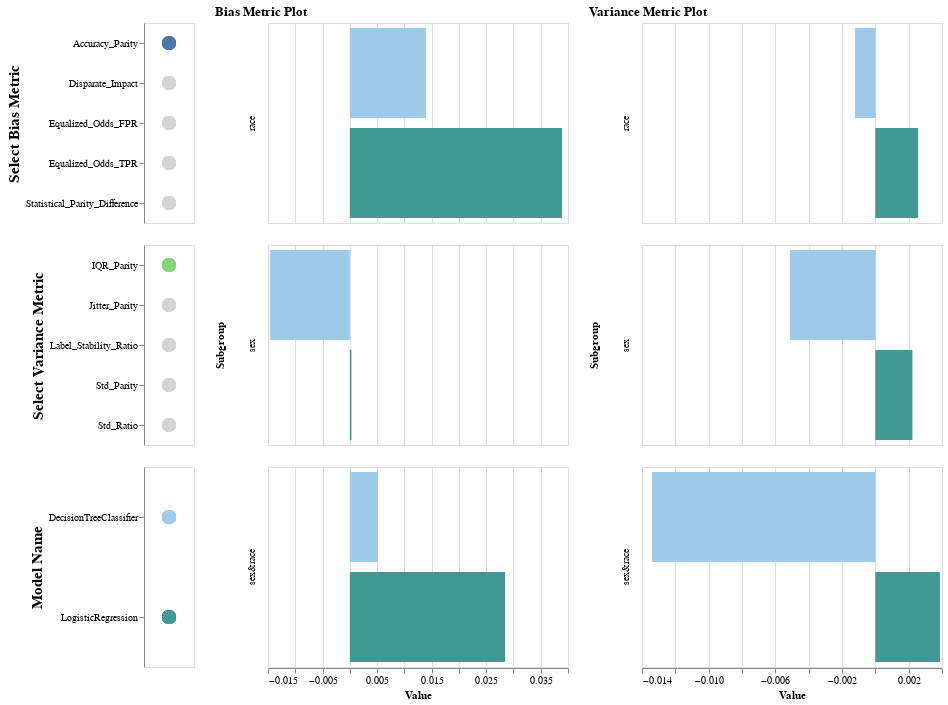

Source (notebook cell):
### Code cell
(
    alt.hconcat(
        alt.vconcat(
            select_bias_metric_legend.properties(height=200, width=50),
            select_variance_metric_legend.properties(height=200, width=50),
            bias_color_legend.properties(height=200, width=50),
        ),
        models_bias_metrics_chart.properties(height=200, width=300, title="Bias Metric Plot"),
        models_variance_metrics_chart.properties(height=200, width=300, title="Variance Metric Plot"),
    )
)

### Figure 1 — Vega-Lite specification as saved in the notebook (floating-point values rounded to 4 significant figures)
{"config": {"view": {"continuousWidth": 400, "continuousHeight": 300}}, "hconcat": [{"vconcat": [{"data": {"name": "data-c7b85610d21c28ea9e9f6fa082c2c51f"}, "mark": {"type": "circle", "size": 200}, "encoding": {"color": {"condition": {"field": "Metric", "legend": null, "scale": {"scheme": "tableau20"}, "type": "nominal", "selection": "selector001"}, "value": "lightgray"}, "y": {"axis": {"title": "Select Bias Metric", "titleFontSize": 15}, "field": "Metric", "type": "nominal"}}, "height": 200, "selection": {"selector001": {"type": "single", "fields": ["Metric"], "init": {"Metric": "Accuracy_Parity"}, "empty": "none"}}, "width": 50}, {"data": {"name": "data-6c6173dff16f59b80527d43cfb42561e"}, "mark": {"type": "circle", "size": 200}, "encoding": {"color": {"condition": {"field": "Metric", "legend": null, "scale": {"scheme": "tableau20"}, "type": "nominal", "selection": "selector002"}, "value": "lightgray"}, "y": {"axis": {"title": "Select Variance Metric", "titleFontSize": 15}, "field": "Metric", "type": "nominal"}}, "height": 200, "selection": {"selector002": {"type": "single", "fields": ["Metric"], "init": {"Metric": "IQR_Parity"}, "empty": "none"}}, "width": 50}, {"data": {"name": "data-c7b85610d21c28ea9e9f6fa082c2c51f"}, "mark": {"type": "circle", "size": 200}, "encoding": {"color": {"field": "Model_Name", "scale": {"scheme": "tableau20"}, "type": "nominal"}, "y": {"axis": {"title": "Model Name", "titleFontSize": 15}, "field": "Model_Name", "type": "nominal"}}, "height": 200, "width": 50}]}, {"data": {"name": "data-c7b85610d21c28ea9e9f6fa082c2c51f"}, "mark": "bar", "encoding": {"color": {"field": "Model_Name", "scale": {"scheme": "tableau20"}, "type": "nominal"}, "row": {"field": "Subgroup", "type": "nominal"}, "x": {"field": "Value", "type": "quantitative"}, "y": {"axis": null, "field": "Model_Name", "type": "nominal"}}, "height": 200, "title": "Bias Metric Plot", "transform": [{"filter": {"selection": "selector001"}}], "width": 300}, {"data": {"name": "data-6c6173dff16f59b80527d43cfb42561e"}, "mark": "bar", "encoding": {"color": {"field": "Model_Name", "scale": {"scheme": "tableau20"}, "type": "nominal"}, "row": {"field": "Subgroup", "type": "nominal"}, "x": {"field": "Value", "type": "quantitative"}, "y": {"axis": null, "field": "Model_Name", "type": "nominal"}}, "height": 200, "title": "Variance Metric Plot", "transform": [{"filter": {"selection": "selector002"}}], "width": 300}], "$schema": "https://vega.github.io/schema/vega-lite/v4.17.0.json", "datasets": {"data-c7b85610d21c28ea9e9f6fa082c2c51f": [{"Metric": "Equalized_Odds_TPR", "Model_Name": "DecisionTreeClassifier", "Subgroup": "sex", "Value": 0.0623}, {"Metric": "Equalized_Odds_FPR", "Model_Name": "DecisionTreeClassifier", "Subgroup": "sex", "Value": 0.04432}, {"Metric": "Disparate_Impact", "Model_Name": "DecisionTreeClassifier", "Subgroup": "sex", "Value": 0.9596}, {"Metric": "Statistical_Parity_Difference", "Model_Name": "DecisionTreeClassifier", "Subgroup": "sex", "Value": -0.04034}, {"Metric": "Accuracy_Parity", "Model_Name": "DecisionTreeClassifier", "Subgroup": "sex", "Value": -0.01461}, {"Metric": "Equalized_Odds_TPR", "Model_Name": "LogisticRegression", "Subgroup": "sex", "Value": 0.1432}, {"Metric": "Equalized_Odds_FPR", "Model_Name": "LogisticRegression", "Subgroup": "sex", "Value": 0.07345}, {"Metric": "Disparate_Impact", "Model_Name": "LogisticRegression", "Subgroup": "sex", "Value": 1.104}, {"Metric": "Statistical_Parity_Difference", "Model_Name": "LogisticRegression", "Subgroup": "sex", "Value": 0.08485}, {"Metric": "Accuracy_Parity", "Model_Name": "LogisticRegression", "Subgroup": "sex", "Value": 0.0002995}, {"Metric": "Equalized_Odds_TPR", "Model_Name": "DecisionTreeClassifier", "Subgroup": "race", "Value": 0.2542}, {"Metric": "Equalized_Odds_FPR", "Model_Name": "DecisionTreeClassifier", "Subgroup": "race", "Value": 0.1364}, {"Metric": "Disparate_Impact", "Model_Name": "DecisionTreeClassifier", "Subgroup": "race", "Value": 1.265}, {"Metric": "Statistical_Parity_Difference", "Model_Name": "DecisionTreeClassifier", "Subgroup": "race", "Value": 0.2161}, {"Metric": "Accuracy_Parity", "Model_Name": "DecisionTreeClassifier", "Subgroup": "race", "Value": 0.01397}, {"Metric": "Equalized_Odds_TPR", "Model_Name": "LogisticRegression", "Subgroup": "race", "Value": 0.2943}, {"Metric": "Equalized_Odds_FPR", "Model_Name": "LogisticRegression", "Subgroup": "race", "Value": 0.1442}, {"Metric": "Disparate_Impact", "Model_Name": "LogisticRegression", "Subgroup": "race", "Value": 1.463}, {"Metric": "Statistical_Parity_Difference", "Model_Name": "LogisticRegression", "Subgroup": "race", "Value": 0.3141}, {"Metric": "Accuracy_Parity", "Model_Name": "LogisticRegression", "Subgroup": "race", "Value": 0.03892}, {"Metric": "Equalized_Odds_TPR", "Model_Name": "DecisionTreeClassifier", "Subgroup": "sex&race", "Value": 0.2846}, {"Metric": "Equalized_Odds_FPR", "Model_Name": "DecisionTreeClassifier", "Subgroup": "sex&race", "Value": 0.1489}, {"Metric": "Disparate_Impact", "Model_Name": "DecisionTreeClassifier", "Subgroup": "sex&race", "Value": 1.144}, {"Metric": "Statistical_Parity_Difference", "Model_Name": "DecisionTreeClassifier", "Subgroup": "sex&race", "Value": 0.129}, {"Metric": "Accuracy_Parity", "Model_Name": "DecisionTreeClassifier", "Subgroup": "sex&race", "Value": 0.005108}, {"Metric": "Equalized_Odds_TPR", "Model_Name": "LogisticRegression", "Subgroup": "sex&race", "Value": 0.3563}, {"Metric": "Equalized_Odds_FPR", "Model_Name": "LogisticRegression", "Subgroup": "sex&race", "Value": 0.1821}, {"Metric": "Disparate_Impact", "Model_Name": "LogisticRegression", "Subgroup": "sex&race", "Value": 1.465}, {"Metric": "Statistical_Parity_Difference", "Model_Name": "LogisticRegression", "Subgroup": "sex&race", "Value": 0.3187}, {"Metric": "Accuracy_Parity", "Model_Name": "LogisticRegression", "Subgroup": "sex&race", "Value": 0.02847}], "data-6c6173dff16f59b80527d43cfb42561e": [{"Metric": "Label_Stability_Ratio", "Model_Name": "DecisionTreeClassifier", "Subgroup": "sex", "Value": 1.024}, {"Metric": "IQR_Parity", "Model_Name": "DecisionTreeClassifier", "Subgroup": "sex", "Value": -0.005125}, {"Metric": "Std_Parity", "Model_Name": "DecisionTreeClassifier", "Subgroup": "sex", "Value": -0.007089}, {"Metric": "Std_Ratio", "Model_Name": "DecisionTreeClassifier", "Subgroup": "sex", "Value": 0.9094}, {"Metric": "Jitter_Parity", "Model_Name": "DecisionTreeClassifier", "Subgroup": "sex", "Value": -0.01491}, {"Metric": "Label_Stability_Ratio", "Model_Name": "LogisticRegression", "Subgroup": "sex", "Value": 1.003}, {"Metric": "IQR_Parity", "Model_Name": "LogisticRegression", "Subgroup": "sex", "Value": 0.002225}, {"Metric": "Std_Parity", "Model_Name": "LogisticRegression", "Subgroup": "sex", "Value": 0.001831}, {"Metric": "Std_Ratio", "Model_Name": "LogisticRegression", "Subgroup": "sex", "Value": 1.092}, {"Metric": "Jitter_Parity", "Model_Name": "LogisticRegression", "Subgroup": "sex", "Value": -0.002116}, {"Metric": "Label_Stability_Ratio", "Model_Name": "DecisionTreeClassifier", "Subgroup": "race", "Value": 0.9718}, {"Metric": "IQR_Parity", "Model_Name": "DecisionTreeClassifier", "Subgroup": "race", "Value": -0.001227}, {"Metric": "Std_Parity", "Model_Name": "DecisionTreeClassifier", "Subgroup": "race", "Value": 0.002602}, {"Metric": "Std_Ratio", "Model_Name": "DecisionTreeClassifier", "Subgroup": "race", "Value": 1.037}, {"Metric": "Jitter_Parity", "Model_Name": "DecisionTreeClassifier", "Subgroup": "race", "Value": 0.02104}, {"Metric": "Label_Stability_Ratio", "Model_Name": "LogisticRegression", "Subgroup": "race", "Value": 0.9777}, {"Metric": "IQR_Parity", "Model_Name": "LogisticRegression", "Subgroup": "race", "Value": 0.002567}, {"Metric": "Std_Parity", "Model_Name": "LogisticRegression", "Subgroup": "race", "Value": 0.001915}, {"Metric": "Std_Ratio", "Model_Name": "LogisticRegression", "Subgroup": "race", "Value": 1.095}, {"Metric": "Jitter_Parity", "Model_Name": "LogisticRegression", "Subgroup": "race", "Value": 0.0143}, {"Metric": "Label_Stability_Ratio", "Model_Name": "DecisionTreeClassifier", "Subgroup": "sex&race", "Value": 1.005}, {"Metric": "IQR_Parity", "Model_Name": "DecisionTreeClassifier", "Subgroup": "sex&race", "Value": -0.01339}, {"Metric": "Std_Parity", "Model_Name": "DecisionTreeClassifier", "Subgroup": "sex&race", "Value": -0.01153}, {"Metric": "Std_Ratio", "Model_Name": "DecisionTreeClassifier", "Subgroup": "sex&race", "Value": 0.8646}, {"Metric": "Jitter_Parity", "Model_Name": "DecisionTreeClassifier", "Subgroup": "sex&race", "Value": -0.001592}, {"Metric": "Label_Stability_Ratio", "Model_Name": "LogisticRegression", "Subgroup": "sex&race", "Value": 0.9851}, {"Metric": "IQR_Parity", "Model_Name": "LogisticRegression", "Subgroup": "sex&race", "Value": 0.003877}, {"Metric": "Std_Parity", "Model_Name": "LogisticRegression", "Subgroup": "sex&race", "Value": 0.002994}, {"Metric": "Std_Ratio", "Model_Name": "LogisticRegression", "Subgroup": "sex&race", "Value": 1.154}, {"Metric": "Jitter_Parity", "Model_Name": "LogisticRegression", "Subgroup": "sex&race", "Value": 0.01002}]}}
